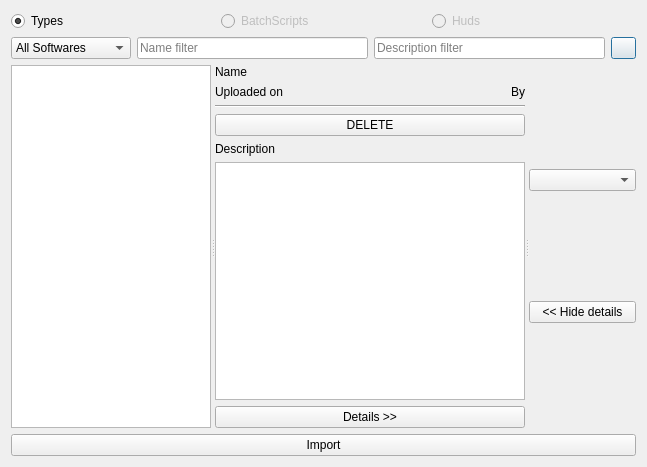
<?xml version="1.0" encoding="UTF-8"?>
<ui version="4.0">
 <class>Dialog</class>
 <widget class="QDialog" name="Dialog">
  <property name="geometry">
   <rect>
    <x>0</x>
    <y>0</y>
    <width>647</width>
    <height>467</height>
   </rect>
  </property>
  <property name="windowTitle">
   <string>Dialog</string>
  </property>
  <layout class="QVBoxLayout" name="verticalLayout" stretch="0,0,1,0">
   <item>
    <layout class="QHBoxLayout" name="horizontalLayout">
     <item>
      <widget class="QRadioButton" name="typeRadioButton">
       <property name="text">
        <string>Types</string>
       </property>
       <property name="checked">
        <bool>true</bool>
       </property>
      </widget>
     </item>
     <item>
      <widget class="QRadioButton" name="batchScriptRadioButton">
       <property name="enabled">
        <bool>false</bool>
       </property>
       <property name="text">
        <string>BatchScripts</string>
       </property>
      </widget>
     </item>
     <item>
      <widget class="QRadioButton" name="hudRadioButton">
       <property name="enabled">
        <bool>false</bool>
       </property>
       <property name="text">
        <string>Huds</string>
       </property>
      </widget>
     </item>
    </layout>
   </item>
   <item>
    <layout class="QHBoxLayout" name="horizontalLayout_3">
     <item>
      <widget class="QComboBox" name="softwareComboBox">
       <property name="minimumSize">
        <size>
         <width>120</width>
         <height>0</height>
        </size>
       </property>
       <item>
        <property name="text">
         <string>All Softwares</string>
        </property>
       </item>
      </widget>
     </item>
     <item>
      <widget class="QLineEdit" name="nameLineEdit">
       <property name="placeholderText">
        <string>Name filter</string>
       </property>
      </widget>
     </item>
     <item>
      <widget class="QLineEdit" name="descriptionLineEdit">
       <property name="placeholderText">
        <string>Description filter</string>
       </property>
      </widget>
     </item>
     <item>
      <widget class="QPushButton" name="refreshPushButton">
       <property name="maximumSize">
        <size>
         <width>25</width>
         <height>25</height>
        </size>
       </property>
       <property name="text">
        <string/>
       </property>
      </widget>
     </item>
    </layout>
   </item>
   <item>
    <widget class="QSplitter" name="splitter">
     <property name="orientation">
      <enum>Qt::Horizontal</enum>
     </property>
     <widget class="QListWidget" name="listWidget">
      <property name="maximumSize">
       <size>
        <width>200</width>
        <height>16777215</height>
       </size>
      </property>
     </widget>
     <widget class="QWidget" name="mainWidget" native="true">
      <layout class="QVBoxLayout" name="verticalLayout_2">
       <property name="leftMargin">
        <number>0</number>
       </property>
       <property name="topMargin">
        <number>0</number>
       </property>
       <property name="rightMargin">
        <number>0</number>
       </property>
       <property name="bottomMargin">
        <number>0</number>
       </property>
       <item>
        <widget class="QLabel" name="nameLabel">
         <property name="text">
          <string>Name</string>
         </property>
        </widget>
       </item>
       <item>
        <layout class="QHBoxLayout" name="horizontalLayout_4">
         <item>
          <widget class="QLabel" name="dateLabel">
           <property name="text">
            <string>Uploaded on</string>
           </property>
          </widget>
         </item>
         <item>
          <widget class="QLabel" name="userLabel">
           <property name="text">
            <string>By</string>
           </property>
           <property name="alignment">
            <set>Qt::AlignRight|Qt::AlignTrailing|Qt::AlignVCenter</set>
           </property>
          </widget>
         </item>
        </layout>
       </item>
       <item>
        <widget class="Line" name="line">
         <property name="orientation">
          <enum>Qt::Horizontal</enum>
         </property>
        </widget>
       </item>
       <item>
        <widget class="QPushButton" name="deletePushButton">
         <property name="text">
          <string>DELETE</string>
         </property>
        </widget>
       </item>
       <item>
        <widget class="QLabel" name="label_3">
         <property name="text">
          <string>Description</string>
         </property>
        </widget>
       </item>
       <item>
        <widget class="QPlainTextEdit" name="descriptionTextEdit">
         <property name="readOnly">
          <bool>true</bool>
         </property>
        </widget>
       </item>
       <item>
        <widget class="QPushButton" name="showActionsPushButton">
         <property name="text">
          <string>Details &gt;&gt;</string>
         </property>
        </widget>
       </item>
      </layout>
     </widget>
     <widget class="QWidget" name="actionWidget" native="true">
      <layout class="QVBoxLayout" name="verticalLayout_3">
       <property name="leftMargin">
        <number>0</number>
       </property>
       <property name="topMargin">
        <number>0</number>
       </property>
       <property name="rightMargin">
        <number>0</number>
       </property>
       <property name="bottomMargin">
        <number>0</number>
       </property>
       <item>
        <widget class="QComboBox" name="actionComboBox"/>
       </item>
       <item>
        <widget class="QPushButton" name="hideActionsPushButton">
         <property name="text">
          <string>&lt;&lt; Hide details</string>
         </property>
        </widget>
       </item>
      </layout>
     </widget>
    </widget>
   </item>
   <item>
    <widget class="QPushButton" name="importPushButton">
     <property name="text">
      <string>Import</string>
     </property>
    </widget>
   </item>
  </layout>
 </widget>
 <resources/>
 <connections/>
</ui>
